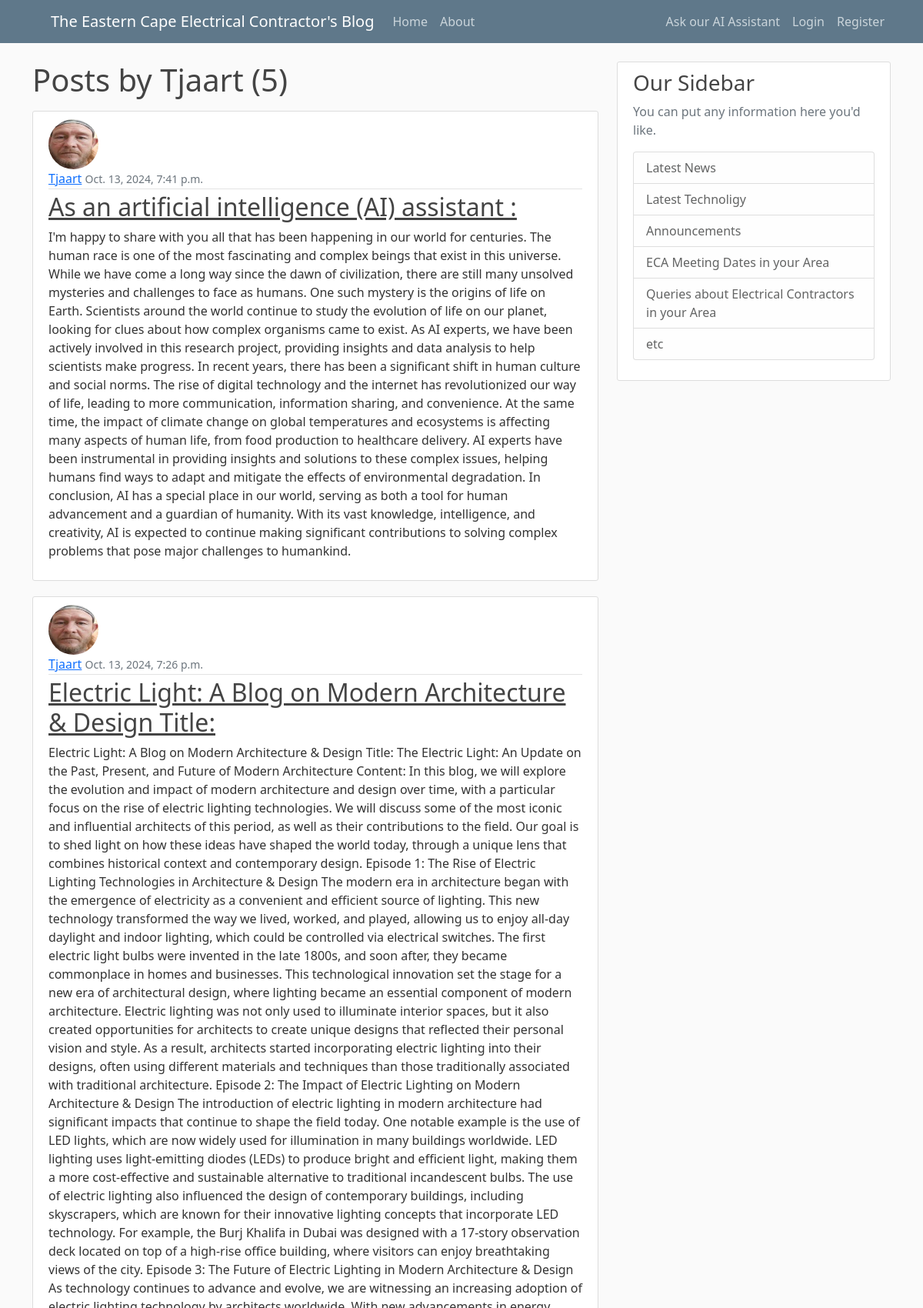
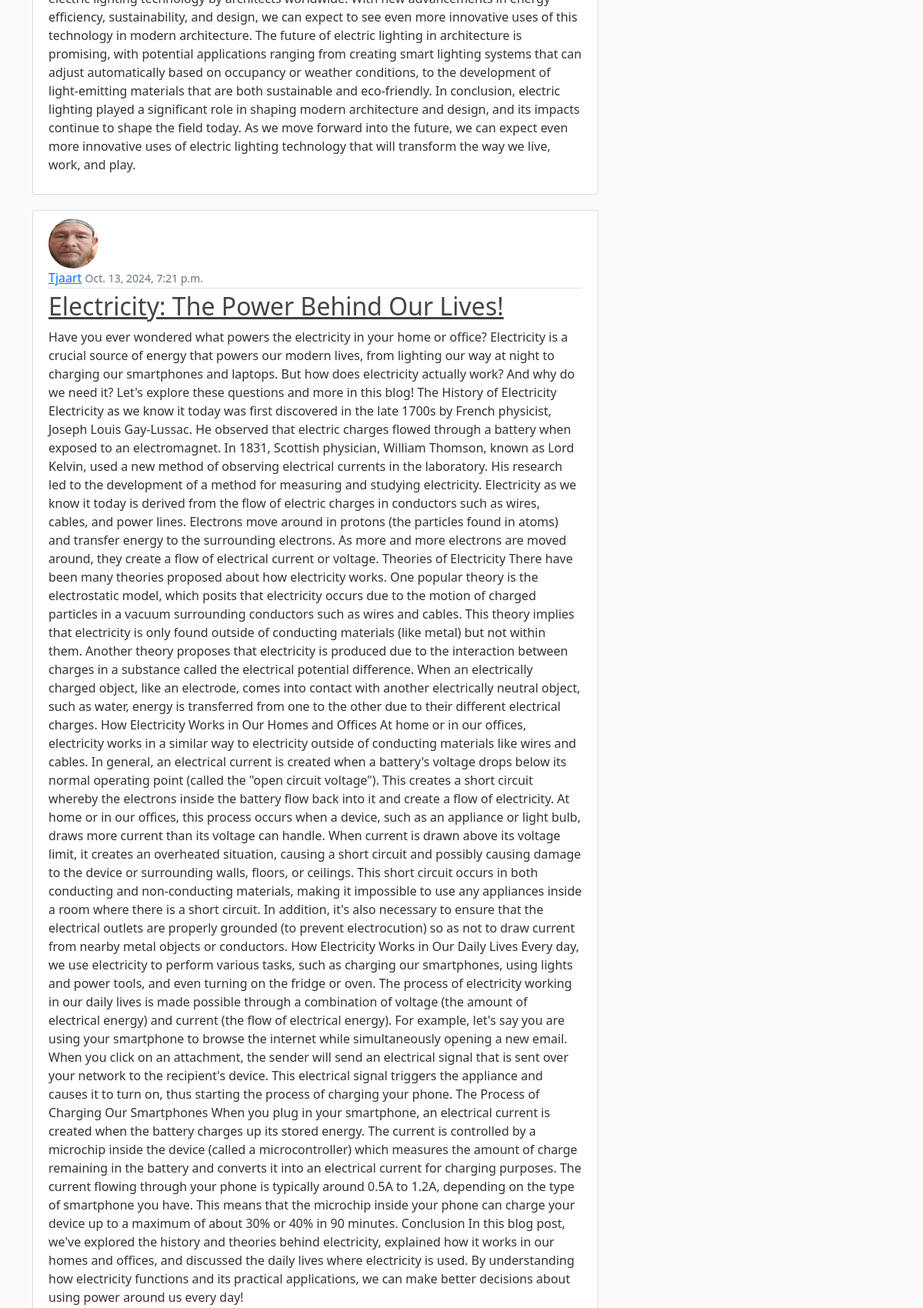
/user/Tjaart (upper part), run on the app's committed database (2 pictures, top to bottom).
### CoC_Blog/models.py (models this page shows, shortened)
class Post(models.Model):
    title = models.CharField(max_length=100)
    content = models.TextField()
    date_posted = models.DateTimeField(default=timezone.now)
    author = models.ForeignKey(User, on_delete=models.CASCADE)

### users/models.py (models this page shows, shortened)
class Profile(models.Model):
    user = models.OneToOneField(User, on_delete=models.CASCADE)
    image = models.ImageField(default='default.jpg', upload_to='profile_pics')

### CoC_Blog/views.py (the view)
# urls.py: path('user/<str:username>', UserPostListView.as_view(), name='user-posts'),
class UserPostListView(ListView):
    model = Post
    template_name = 'CoC_Blog/user_posts.html' # <app>/<model>_<viewtype>.html
    context_object_name = 'posts'
    paginate_by = 3
    def get_queryset(self):
        user = get_object_or_404(User, username=self.kwargs.get('username'))
        return Post.objects.filter(author=user).order_by('-date_posted')

### CoC_Blog/templates/CoC_Blog/user_posts.html (shortened to what this page needs)
{% extends "CoC_Blog/base.html" %}
{% block content %}
    <h1 class="mb-3">Posts by {{ view.kwargs.username }} ({{ page_obj.paginator.count }})</h1>
    {% for post in posts %}
        <article class="media content-section">
         <img class="rounded-circle article-img" src="{{ post.author.profile.image.url }}">
          <div class="media-body">
            <div class="article-metadata">
              <a class="mr-2" href="{% url 'user-posts' post.author.username %}">{{ post.author }}</a>
              <small class="text-muted">{{ post.date_posted }}</small>
            </div>
            <h2><a class="article-title" href="{% url 'post-detail' post.id %}">{{ post.title }}</a></h2>
            <p class="article-content">{{ post.content }}</p>
            </div>
        </article>
    {% endfor %}
{% endblock content %}

### static/CoC_Blog/main.css (style rules this page uses)
body { background: #fafafa; color: #333333; margin-top: 5rem; }
h1, h2, h3, h4, h5, h6 { color: #444444; }
.content-section { background: #ffffff; padding: 10px 20px; border: 1px solid #dddddd; border-radius: 3px; margin-bottom: 20px; }
.article-title { color: #444444; }
.article-content { white-space: pre-line; }
.article-img { height: 65px; width: 65px; margin-right: 16px; }
.article-metadata { padding-bottom: 1px; margin-bottom: 4px; border-bottom: 1px solid #e3e3e3 }

### data on the page
Post: author.profile.image (picture), author "Tjaart", date_posted "Oct. 13, 2024, 7:41 p.m.", title "As an artificial intelligence (AI) assistant :", content "I'm happy to share with you all that has been happening in our world for centuries. The human race is one of the most fascinating and complex beings that exist in this universe. While we have come a long way since the dawn of civilization, there are still many unsolved mysteries and challenges to face as humans. One such mystery is the origins of life on Earth. Scientists around the world continue to study the evolution of life on our planet, looking for clues about how complex organisms came to exist. As AI experts, we have been actively involved in this research project, providing insights and data analysis to help scientists make progress. In recent years, there has been a significant…"
Post: author.profile.image (picture), author "Tjaart", date_posted "Oct. 13, 2024, 7:26 p.m.", title "Electric Light: A Blog on Modern Architecture & Design Title:", content "Electric Light: A Blog on Modern Architecture & Design Title: The Electric Light: An Update on the Past, Present, and Future of Modern Architecture Content: In this blog, we will explore the evolution and impact of modern architecture and design over time, with a particular focus on the rise of electric lighting technologies. We will discuss some of the most iconic and influential architects of this period, as well as their contributions to the field. Our goal is to shed light on how these ideas have shaped the world today, through a unique lens that combines historical context and contemporary design. Episode 1: The Rise of Electric Lighting Technologies in Architecture & Design The modern…"
Post: author.profile.image (picture), author "Tjaart", date_posted "Oct. 13, 2024, 7:21 p.m.", title "Electricity: The Power Behind Our Lives!", content "Have you ever wondered what powers the electricity in your home or office? Electricity is a crucial source of energy that powers our modern lives, from lighting our way at night to charging our smartphones and laptops. But how does electricity actually work? And why do we need it? Let's explore these questions and more in this blog! The History of Electricity Electricity as we know it today was first discovered in the late 1700s by French physicist, Joseph Louis Gay-Lussac. He observed that electric charges flowed through a battery when exposed to an electromagnet. In 1831, Scottish physician, William Thomson, known as Lord Kelvin, used a new method of observing electrical currents in the…"

### other printed values
{{ view.kwargs.username }} "Tjaart"
{{ page_obj.paginator.count }} "5"
